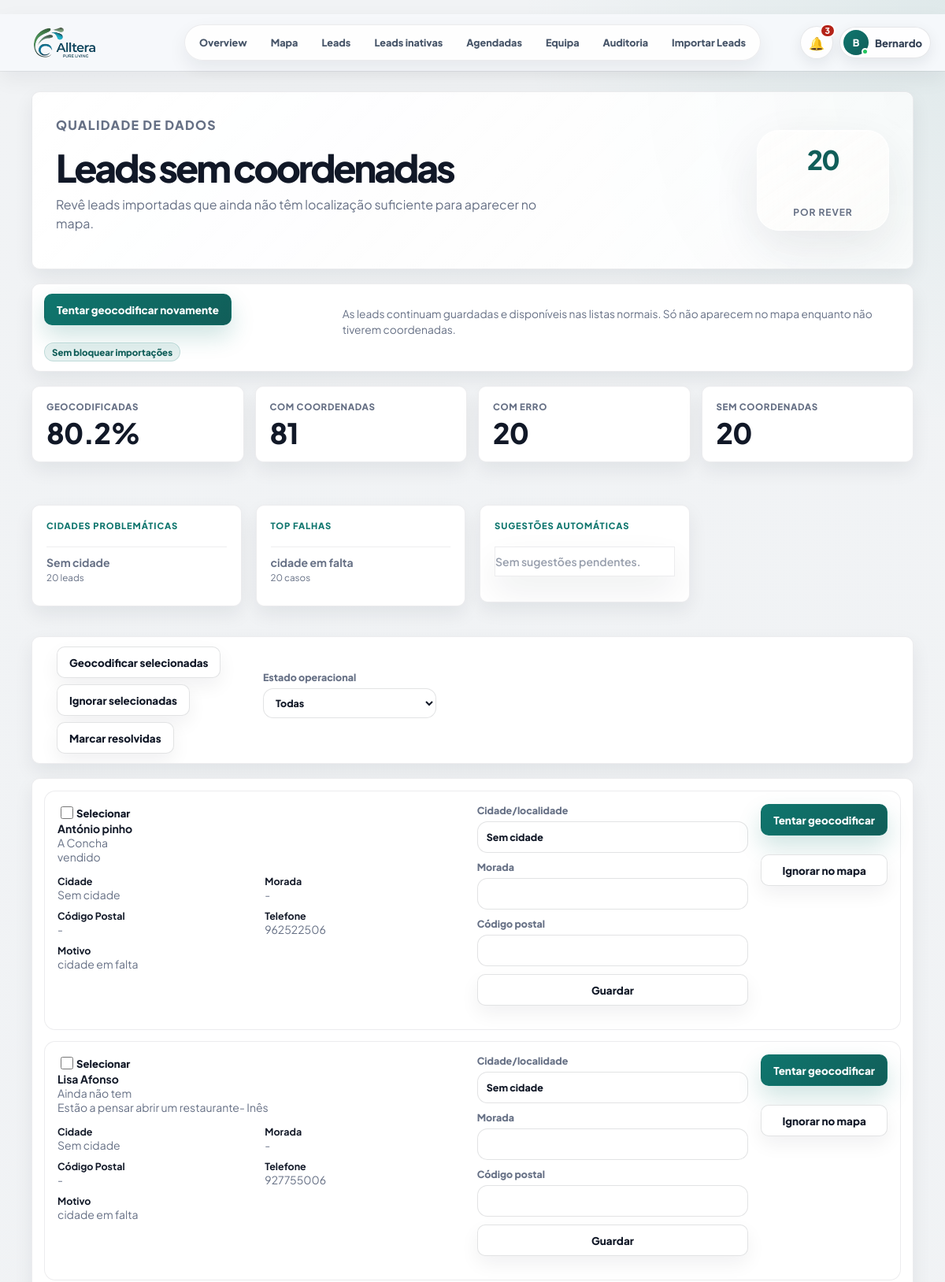
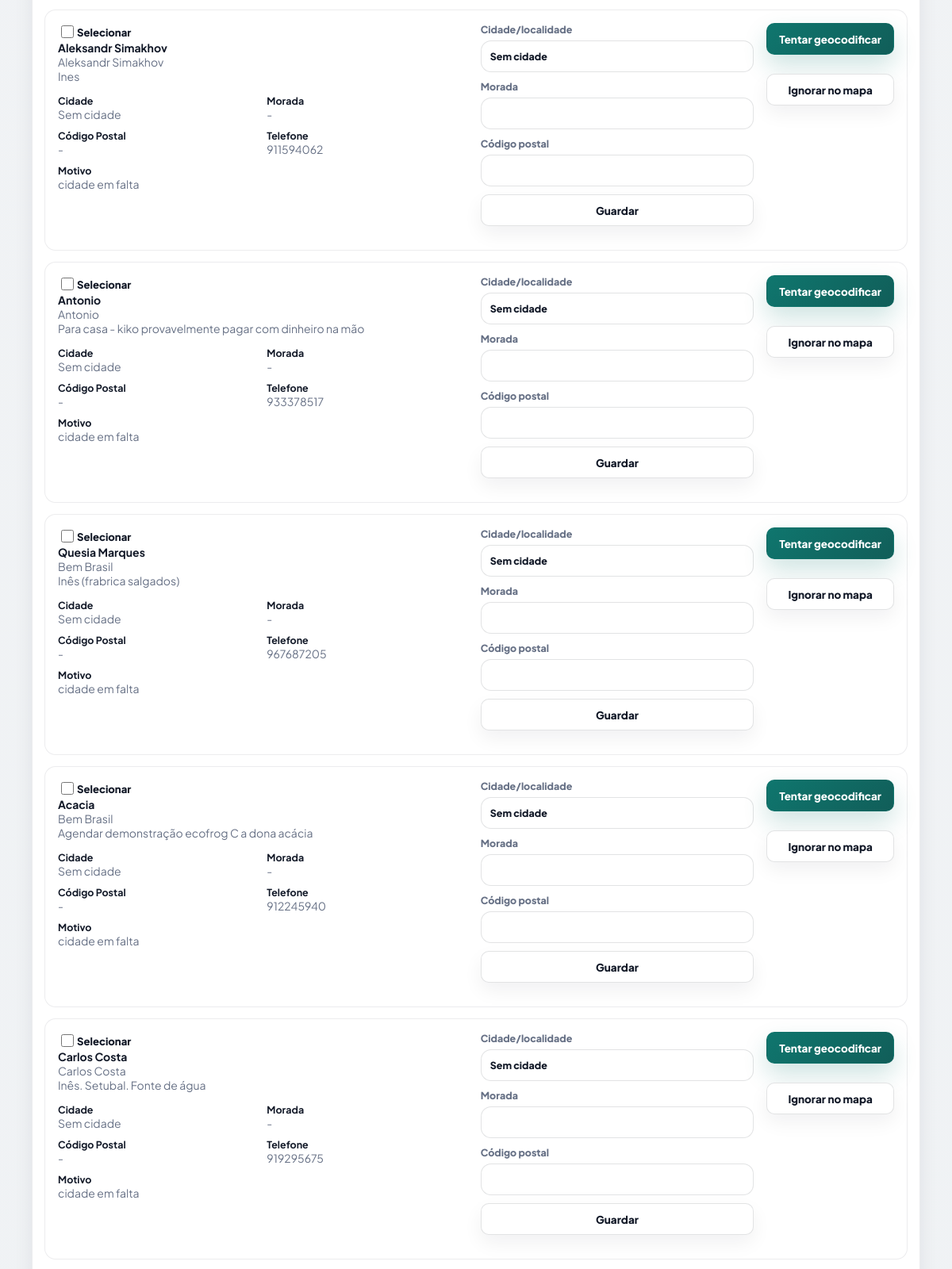
The app's page /sem-coordenadas (signed in, upper part) with its own data (2 pictures, top to bottom).
### PlataformaApoioDecisaoComercial/models.py (models this page shows, shortened)
class User(UserMixin, db.Model):
    __tablename__ = "users"
    id = db.Column(db.Integer, primary_key=True)
    nome = db.Column(db.String(120), nullable=False)
    email = db.Column(db.String(160), nullable=False, unique=True, index=True)
    password_hash = db.Column(db.String(255), nullable=False)
    role = db.Column(db.String(40), nullable=False, default="comercial")
    ativo = db.Column(db.Boolean, nullable=False, default=True)
    approval_status = db.Column(db.String(20), nullable=False, default="approved")
    approved_at = db.Column(db.DateTime, nullable=True)
    approved_by_id = db.Column(db.Integer, nullable=True)
    created_at = db.Column(db.DateTime, default=datetime.utcnow)
    @property
    def is_active(self):
        return bool(self.ativo)
    historico = db.relationship("HistoricoLead", back_populates="user", lazy="dynamic")
    assigned_leads = db.relationship("Lead", back_populates="assigned_to", lazy="dynamic")

class Lead(db.Model):
    id = db.Column(db.Integer, primary_key=True)
    nome_cliente = db.Column(db.String(180), nullable=True)
    area_negocio = db.Column(db.String(120), nullable=True)
    cidade = db.Column(db.String(80), nullable=True)
    empresa = db.Column(db.String(180), nullable=True)
    nome_empresa = db.Column(db.String(180), nullable=False)
    tipo_cliente = db.Column(db.String(80), nullable=False)
    morada = db.Column(db.String(220), nullable=True)
    codigo_postal = db.Column(db.String(20), nullable=True)
    localidade = db.Column(db.String(80), nullable=False)
    contacto = db.Column(db.String(120), nullable=True)
    telefone = db.Column(db.String(40), nullable=True)
    email = db.Column(db.String(160), nullable=True)
    categoria = db.Column(db.String(120), nullable=True)
    nif = db.Column(db.String(30), nullable=True)
    observacoes = db.Column(db.Text, nullable=True)
    observacoes_contacto = db.Column(db.Text, nullable=True)
    reuniao_info = db.Column(db.Text, nullable=True)
    classificacao_observacao = db.Column(db.String(80), nullable=True)
    motivo_classificacao = db.Column(db.Text, nullable=True)
    latitude = db.Column(db.Float, nullable=True)
    longitude = db.Column(db.Float, nullable=True)
    estado = db.Column(db.String(40), nullable=False, default="Por contactar")
    estado_lead = db.Column(db.String(40), nullable=True, default="Por contactar")
    prioridade = db.Column(db.String(20), nullable=True, default="Baixa")
    comercial_responsavel = db.Column(db.String(80), nullable=False, default="Flávia")
    data_novo_contacto = db.Column(db.Date, nullable=True)
    data_reuniao = db.Column(db.Date, nullable=True)
    hora_reuniao = db.Column(db.String(10), nullable=True)
    tags = db.Column(db.String(300), nullable=True)
    insight_tags = db.Column(db.String(400), nullable=True)
    insight_note = db.Column(db.Text, nullable=True)
    assigned_to_id = db.Column(db.Integer, db.ForeignKey("users.id"), nullable=True, index=True)
    created_at = db.Column(db.DateTime, default=datetime.utcnow)
    updated_at = db.Column(db.DateTime, default=datetime.utcnow, onupdate=datetime.utcnow)
    assigned_to = db.relationship("User", back_populates="assigned_leads")
    historico = db.relationship(
        "HistoricoLead",
        backref="lead",
        cascade="all, delete-orphan",
        order_by="desc(HistoricoLead.created_at)",
    )
    def tag_list(self):
        return [tag.strip() for tag in (self.tags or "").split(",") if tag.strip()]

### PlataformaApoioDecisaoComercial/app.py (the view, shortened to what this page needs)
    @app.route("/sem-coordenadas", methods=["GET", "POST"])
    @login_required
    def sem_coordenadas():
        status_filter = request.args.get("estado", "todas")
        leads = [lead for lead in Lead.query.order_by(Lead.nome_empresa.asc()).all() if needs_coordinate_review(lead)]
        if status_filter == "ativas":
            leads = [lead for lead in leads if is_active_lead(lead)]
        elif status_filter == "inativas":
            leads = [lead for lead in leads if is_inactive_lead(lead)]
        rows = [{"lead": lead, "motivo": coordinate_review_reason(lead), "sugestao": city_suggestion(lead.cidade or lead.localidade)} for lead in leads]
        return render_template("sem_coordenadas.html", rows=rows, status_filter=status_filter, quality=coordinate_quality_context(rows))

### PlataformaApoioDecisaoComercial/templates/sem_coordenadas.html (shortened to what this page needs)
{% extends "base.html" %}
{% block content %}
<main class="page-shell history-page">
    <section class="panel import-hero history-hero">
        <div>
            <p class="eyebrow">Qualidade de dados</p>
            <h1>Leads sem coordenadas</h1>
            <p>Revê leads importadas que ainda não têm localização suficiente para aparecer no mapa.</p>
        </div>
        <div class="history-hero__meta">
            <span>{{ rows|length }}</span>
            <strong>por rever</strong>
        </div>
    </section>
    <section class="panel history-toolbar">
        <div>
            <form method="post">
                <button class="button" type="submit">Tentar geocodificar novamente</button>
            </form>
            <span class="tag tag--soft">Sem bloquear importações</span>
        </div>
        <p class="hint">As leads continuam guardadas e disponíveis nas listas normais. Só não aparecem no mapa enquanto não tiverem coordenadas.</p>
    </section>
    <section class="metric-grid dashboard-metrics">
        <article><span>Geocodificadas</span><strong>{{ quality.geocoded_percent }}%</strong></article>
        <article><span>Com coordenadas</span><strong>{{ quality.with_coords }}</strong></article>
        <article><span>Com erro</span><strong>{{ quality.total_errors }}</strong></article>
        <article><span>Sem coordenadas</span><strong>{{ quality.without_coords }}</strong></article>
    </section>
    <section class="dashboard-grid">
        <article class="panel dashboard-card">
            <p class="eyebrow">Cidades problemáticas</p>
            <div class="dashboard-list">
                {% for city, count in quality.problem_cities %}
                <span><strong>{{ city }}</strong><small>{{ count }} leads</small></span>
                {% else %}
                <p class="empty-state empty-state--quiet">Sem falhas por cidade.</p>
                {% endfor %}
            </div>
        </article>
        <article class="panel dashboard-card">
            <p class="eyebrow">Top falhas</p>
            <div class="dashboard-list">
                {% for reason, count in quality.top_failures %}
                <span><strong>{{ reason }}</strong><small>{{ count }} casos</small></span>
                {% else %}
                <p class="empty-state empty-state--quiet">Sem falhas.</p>
                {% endfor %}
            </div>
        </article>
        <article class="panel dashboard-card">
            <p class="eyebrow">Sugestões automáticas</p>
            <div class="dashboard-list">
                {% for suggestion in quality.suggestions %}
                <span><strong>{{ suggestion.lead.cidade or suggestion.lead.localidade }}</strong><small>Sugerido: {{ suggestion.suggested }}</small></span>
                {% else %}
                <p class="empty-state empty-state--quiet">Sem sugestões pendentes.</p>
                {% endfor %}
            </div>
        </article>
    </section>
    <section class="panel history-toolbar">
        <div class="bulk-actions">
            <button class="button secondary" form="bulkCoordsForm" name="action" value="bulk_retry" type="submit">Geocodificar selecionadas</button>
            <button class="button secondary" form="bulkCoordsForm" name="action" value="bulk_ignore" type="submit">Ignorar selecionadas</button>
            <button class="button secondary" form="bulkCoordsForm" name="action" value="bulk_resolved" type="submit">Marcar resolvidas</button>
        </div>
        <form class="inactive-filters" method="get">
            <label class="history-filter-label">Estado operacional
                <select name="estado" onchange="this.form.submit()">
                    <option value="todas" {% if status_filter == 'todas' %}selected{% endif %}>Todas</option>
                </select>
            </label>
        </form>
    </section>
    <section class="panel no-coords-panel">
        {% for item in rows %}
        {% set lead = item.lead %}
        <article class="no-coords-row">
            <div class="no-coords-main">
                <label class="check-row"><input form="bulkCoordsForm" type="checkbox" name="lead_ids" value="{{ lead.id }}"> Selecionar</label>
                <div>
                    <strong>{{ lead.nome_cliente or lead.nome_empresa }}</strong>
                    <span>{{ lead.nome_empresa }}</span>
                </div>
                <p>{{ lead.observacoes or lead.observacoes_contacto or "Sem observações" }}</p>
                <div class="no-coords-grid">
                    <span><b>Cidade</b>{{ lead.cidade or lead.localidade or "-" }}</span>
                    <span><b>Morada</b>{{ lead.morada or "-" }}</span>
                    <span><b>Código Postal</b>{{ lead.codigo_postal or "-" }}</span>
                    <span><b>Telefone</b>{{ lead.telefone or "-" }}</span>
                    <span><b>Motivo</b>{{ item.motivo }}</span>
                </div>
            </div>
            <form class="no-coords-form" method="post">
                <label>Cidade/localidade<input name="cidade" value="{{ lead.cidade or lead.localidade or '' }}"></label>
                <label>Morada<input name="morada" value="{{ lead.morada or '' }}"></label>
                <label>Código postal<input name="codigo_postal" value="{{ lead.codigo_postal or '' }}"></label>
                <button class="button secondary" type="submit">Guardar</button>
            </form>
            <div class="no-coords-actions">
                <form method="post">
                    <button class="button" type="submit">Tentar geocodificar</button>
                </form>
                <form method="post">
                    <button class="button secondary" type="submit">Ignorar no mapa</button>
                </form>
            </div>
        </article>
        {% else %}
        <p class="empty-state">Não existem leads sem coordenadas para rever.</p>
        {% endfor %}
    </section>
</main>
{% endblock %}

### PlataformaApoioDecisaoComercial/templates/base.html (shortened to what this page needs)
﻿<!doctype html>
<html lang="pt">
<head>
    <link rel="stylesheet" href="https://unpkg.com/leaflet@1.9.4/dist/leaflet.css">
    <link rel="stylesheet" href="{{ url_for('static', filename='css/styles.css') }}">
</head>
<body>
    <div class="app-shell">
        <header class="topbar topbar--minimal" id="appTopbar" aria-label="Barra superior">
            <a class="topnav-brand" href="{{ url_for('admin_overview') if current_user.is_authenticated and current_user.role == 'admin' else (url_for('mapa_leads') if current_user.is_authenticated else url_for('login')) }}" aria-label="Alltera">
                <span class="topnav-brand__logo" aria-hidden="true">
                    <img src="{{ url_for('static', filename='alltera-logo.png') }}" alt="">
                </span>
            </a>
            {% if current_user.is_authenticated %}
            <nav class="topnav-pill" aria-label="Navegação principal">
                {% if current_user.role == "admin" %}
                <a href="{{ url_for('admin_overview') }}" {% if request.endpoint == 'admin_overview' %}aria-current="page"{% endif %}>Overview</a>
                <a href="{{ url_for('mapa_leads') }}" {% if request.endpoint == 'mapa_leads' %}aria-current="page"{% endif %}>Mapa</a>
                <a href="{{ url_for('todas_leads') }}" {% if request.endpoint == 'todas_leads' %}aria-current="page"{% endif %}>Leads</a>
                <a href="{{ url_for('leads_inativas') }}" {% if request.endpoint == 'leads_inativas' %}aria-current="page"{% endif %}>Leads inativas</a>
                <a href="{{ url_for('agendadas') }}" {% if request.endpoint == 'agendadas' %}aria-current="page"{% endif %}>Agendadas</a>
                <a href="{{ url_for('admin_users') }}" {% if request.endpoint == 'admin_users' %}aria-current="page"{% endif %}>Equipa</a>
                <a href="{{ url_for('historico') }}" {% if request.endpoint == 'historico' %}aria-current="page"{% endif %}>Auditoria</a>
                <a href="{{ url_for('importar_leads') }}" {% if request.endpoint == 'importar_leads' %}aria-current="page"{% endif %}>Importar Leads</a>
                {% endif %}
            </nav>
            {% endif %}
            <div class="topbar__actions">
                {% if current_user.is_authenticated %}
                {% set display_name = current_user.nome or current_user.email %}
                {% set first_name = display_name.split()[0] %}
                <div class="notifications-menu" id="notificationsMenu">
                    <button class="notifications-trigger" id="notificationsButton" type="button" aria-haspopup="menu" aria-expanded="false" aria-controls="notificationsDropdown" title="Notificações operacionais">
                        <span aria-hidden="true">🔔</span>
                        {% if operational_notifications.count > 0 %}
                        <strong>{{ operational_notifications.count }}</strong>
                        {% endif %}
                    </button>
                </div>
                <div class="profile-menu" id="profileMenu">
                    <button class="profile-trigger" id="profileMenuButton" type="button" aria-haspopup="menu" aria-expanded="false" aria-controls="profileDropdown">
                        <span class="profile-avatar" aria-hidden="true">{{ display_name[:1]|upper }}<i></i></span>
                        <span class="profile-trigger__name">{{ first_name }}</span>
                    </button>
                </div>
                {% endif %}
            </div>
        </header>
        <div class="app-shell__content">
            {% block content %}{% endblock %}
        </div>
    </div>
    {% if current_user.is_authenticated %}
    <aside class="command-palette" id="commandPalette" aria-hidden="true">
    </aside>
    <aside class="global-lead-drawer" id="globalLeadDrawer" aria-hidden="true">
    </aside>
    {% endif %}
</body>
</html>

### records on screen
User: nome "B", nome "Bernardo"
Lead: cidade "Sem cidade", count "20", nome_cliente "António pinho", nome_empresa "A Concha", observacoes+observacoes_contacto "vendido", cidade "Sem cidade", morada "-", codigo_postal "-", telefone "962522506", cidade "Sem cidade"
Lead: nome_cliente "Lisa Afonso", nome_empresa "Ainda não tem", observacoes "Estão a pensar abrir um restaurante- Inês", cidade "Sem cidade", morada "-", codigo_postal "-", telefone "927755006", cidade "Sem cidade"
Lead: nome_cliente "Aleksandr Simakhov", nome_empresa "Aleksandr Simakhov", observacoes "Ines", cidade "Sem cidade", morada "-", codigo_postal "-", telefone "911594062", cidade "Sem cidade"
Lead: nome_cliente "Antonio", nome_empresa "Antonio", observacoes "Para casa - kiko provavelmente pagar com dinheiro na mão", cidade "Sem cidade", morada "-", codigo_postal "-", telefone "933378517", cidade "Sem cidade"
Lead: nome_cliente "Quesia Marques", nome_empresa "Bem Brasil", observacoes "Inês (frabrica salgados)", cidade "Sem cidade", morada "-", codigo_postal "-", telefone "967687205", cidade "Sem cidade"
Lead: nome_cliente "Acacia", nome_empresa "Bem Brasil", observacoes "Agendar demonstração ecofrog C a dona acácia", cidade "Sem cidade", morada "-", codigo_postal "-", telefone "912245940", cidade "Sem cidade"
Lead: nome_cliente "Carlos Costa", nome_empresa "Carlos Costa", observacoes "Inês. Setubal. Fonte de água", cidade "Sem cidade", morada "-", codigo_postal "-", telefone "919295675", cidade "Sem cidade"

### other values on screen
{{ operational_notifications.count }} "3"
{{ rows|length }} "20"
{{ quality.geocoded_percent }} "80.2"
{{ quality.with_coords }} "81"
{{ quality.total_errors }} "20"
{{ quality.without_coords }} "20"
{{ reason }} "cidade em falta"
{{ count }} "20"
{{ item.motivo }} "cidade em falta" "cidade em falta" "cidade em falta" "cidade em falta" "cidade em falta" "cidade em falta" "cidade em falta"
